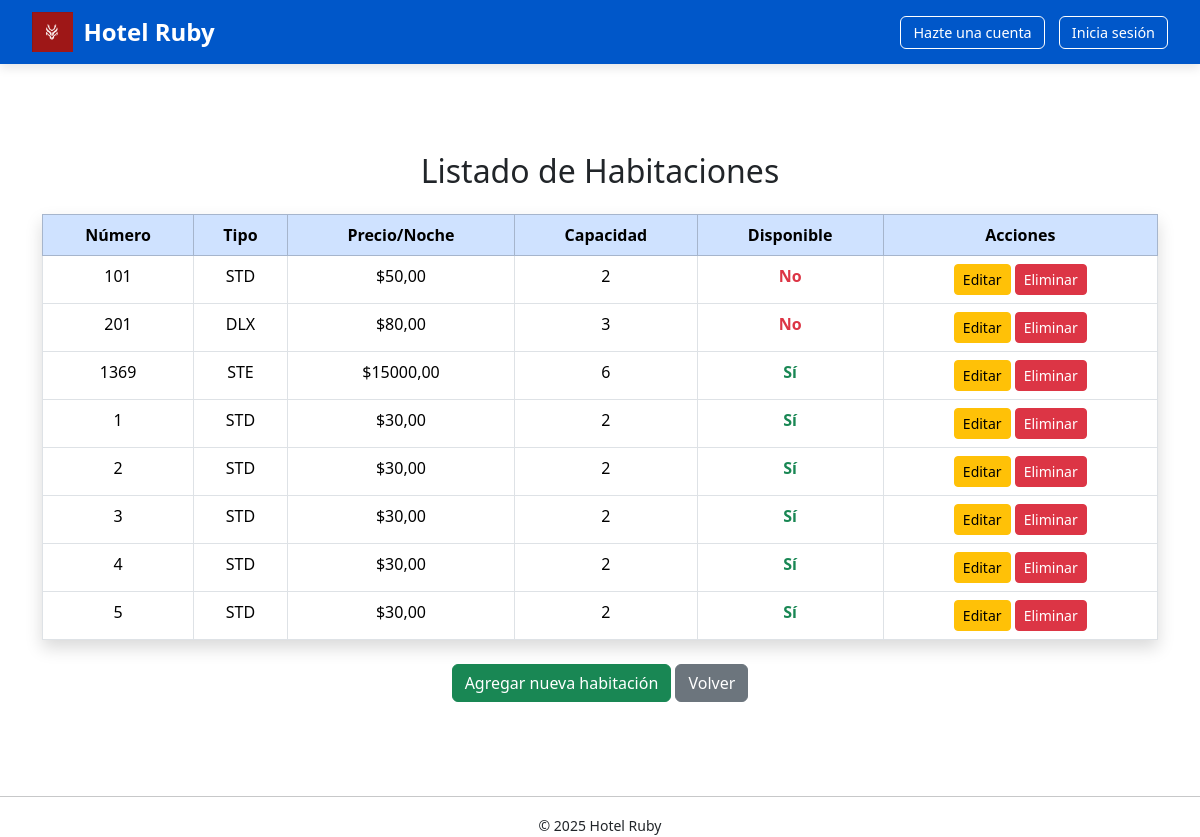
Page /habitaciones/ on the earlier database version.
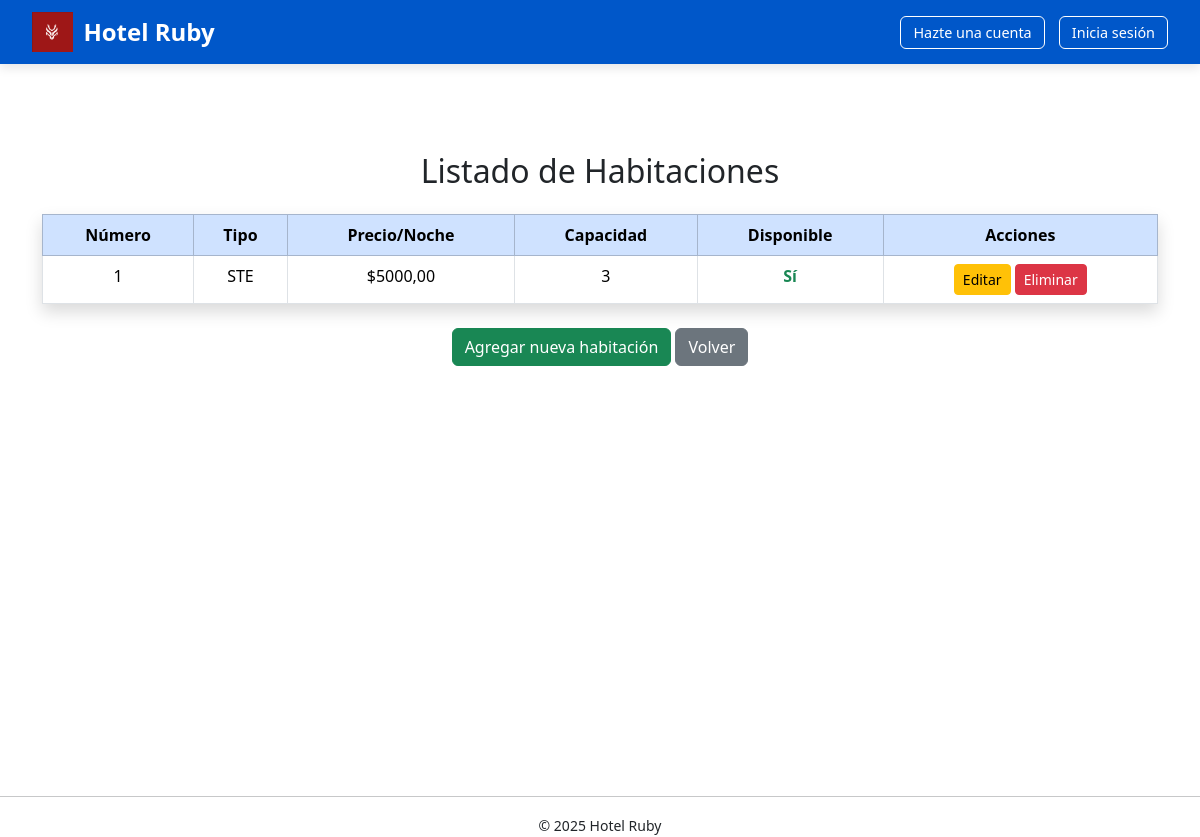
Same page on the later database version.
### hotel/models.py (models this page shows, shortened)
class Habitacion(models.Model):
    TIPO=[
        ("STD", "Standard"),
        ("DLX", "Deluxe"),
        ("STE", "Suite"),
    ]
    numero       = models.PositiveIntegerField(unique=True)
    tipo         = models.CharField(max_length=3, choices=TIPO)
    precio_noche = models.DecimalField(max_digits=8, decimal_places=2)
    capacidad    = models.PositiveIntegerField(validators=[MinValueValidator(1)])
    disponible   = models.BooleanField(default=True)

### hotel/views.py (the view)
# urls.py: path('habitaciones/', views.lista_habitaciones, name='lista_habitaciones'),
def lista_habitaciones(request):
    habitaciones = Habitacion.objects.all()
    return render(request, 'hotel/lista_habitaciones.html', {'habitaciones': habitaciones})

### hotel/templates/hotel/lista_habitaciones.html (shortened to what this page needs)
{% extends "base.html" %}
{% block content %}
<div class="container mt-5">
  <h2 class="text-center mb-4">Listado de Habitaciones</h2>
  <table class="table table-bordered table-hover shadow">
    <thead class="table-primary text-center">
      <tr>
        <th>Número</th>
        <th>Tipo</th>
        <th>Precio/Noche</th>
        <th>Capacidad</th>
        <th>Disponible</th>
        <th>Acciones</th>
      </tr>
    </thead>
    <tbody class="text-center">
      {% for habitacion in habitaciones %}
      <tr>
        <td>{{ habitacion.numero }}</td>
        <td>{{ habitacion.tipo }}</td>
        <td>${{ habitacion.precio_noche }}</td>
        <td>{{ habitacion.capacidad }}</td>
        <td>
          {% if habitacion.disponible %}
            <span class="text-success fw-semibold">Sí</span>
          {% else %}
            <span class="text-danger fw-semibold">No</span>
          {% endif %}
        </td>
        <td>
          <a href="{% url 'hotel:editar_habitacion' habitacion.pk %}" class="btn btn-sm btn-warning">Editar</a>
          <a href="{% url 'hotel:eliminar_habitacion' habitacion.pk %}" class="btn btn-sm btn-danger" onclick="return confirm('¿Estás seguro de eliminar esta habitación?')">Eliminar</a>
        </td>
      </tr>
      {% empty %}
      <tr>
        <td colspan="6">No hay habitaciones registradas.</td>
      </tr>
      {% endfor %}
    </tbody>
  </table>
  <div class="mt-4 text-center">
    <a href="{% url 'hotel:registrar_habitacion' %}" class="btn btn-success">Agregar nueva habitación</a>
    <a href="{% url 'hotel:listado_habitaciones' %}" class="btn btn-secondary">Volver</a>
  </div>
</div>
{% endblock %}

### templates/base.html (shortened to what this page needs)
{% load static %}
<!DOCTYPE html>
<html lang="es">
<head>
  <link rel="stylesheet" href="{% static 'css/main.css' %}">
<link href="https://cdn.jsdelivr.net/npm/bootstrap@5.3.3/dist/css/bootstrap.min.css" rel="stylesheet">
</head>
<body>
  <header class="barra-superior">
    <div class="logo-nombre">
      <img src="{% static 'img/logo.png' %}" alt="Logo del Hotel Ruby" class="logo">
      <span class="nombre-app">Hotel Ruby</span>
    </div>
    <div class="acciones">
      <a href="#" class="btn-secundario">Hazte una cuenta</a>
      <a href="#" class="btn-secundario">Inicia sesión</a>
    </div>
  </header>
  <main class="contenido">
    {% block content %}{% endblock %}
  </main>
  <footer style="text-align: center; margin-top: 2rem;">
    <hr>
    <small>© 2025 Hotel Ruby</small>
  </footer>
</body>
</html>

### static/css/main.css (style rules this page uses)
.barra-superior { background-color: #0057c9; color: white; display: flex; justify-content: space-between; align-items: center; padding: 0.75rem 2rem; box-shadow: 0 4px 10px rgba(0, 0, 0, 0.1); }
.logo-nombre { display: flex; align-items: center; }
.logo { height: 40px; margin-right: 10px; }
.nombre-app { font-size: 1.5rem; font-weight: bold; }
.acciones a { color: white; border: 1px solid white; padding: 6px 12px; border-radius: 6px; text-decoration: none; margin-left: 10px; font-size: 0.9rem; transition: background-color 0.3s ease-in-out; }
body { margin: 0; font-family: 'Segoe UI', Tahoma, sans-serif; background-color: #f4f6f9; }
main.contenido { display: flex; justify-content: center; align-items: flex-start; min-height: calc(100vh - 100px); padding: 40px 20px; }

Differences in the rows shown:
removed Habitacion: numero "101", tipo "STD", precio_noche "50,00", capacidad "2", disponible "No"
removed Habitacion: numero "201", tipo "DLX", precio_noche "80,00", capacidad "3", disponible "No"
removed Habitacion: numero "1369", tipo "STE", precio_noche "15000,00", capacidad "6", disponible "Sí"
removed Habitacion: numero "1", tipo "STD", precio_noche "30,00", capacidad "2", disponible "Sí"
removed Habitacion: numero "2", tipo "STD", precio_noche "30,00", capacidad "2", disponible "Sí"
removed Habitacion: numero "3", tipo "STD", precio_noche "30,00", capacidad "2", disponible "Sí"
removed Habitacion: numero "4", tipo "STD", precio_noche "30,00", capacidad "2", disponible "Sí"
removed Habitacion: numero "5", tipo "STD", precio_noche "30,00", capacidad "2", disponible "Sí"
added Habitacion: numero "1", tipo "STE", precio_noche "5000,00", capacidad "3", disponible "Sí"
